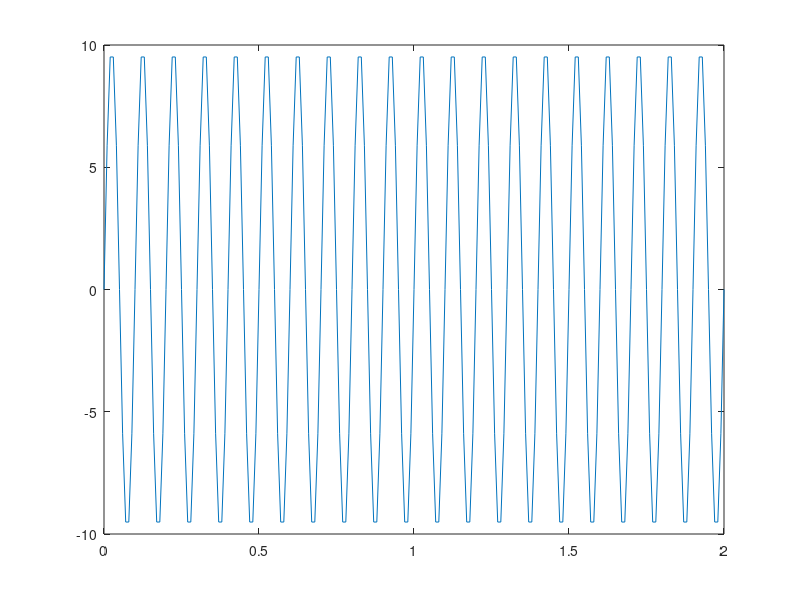
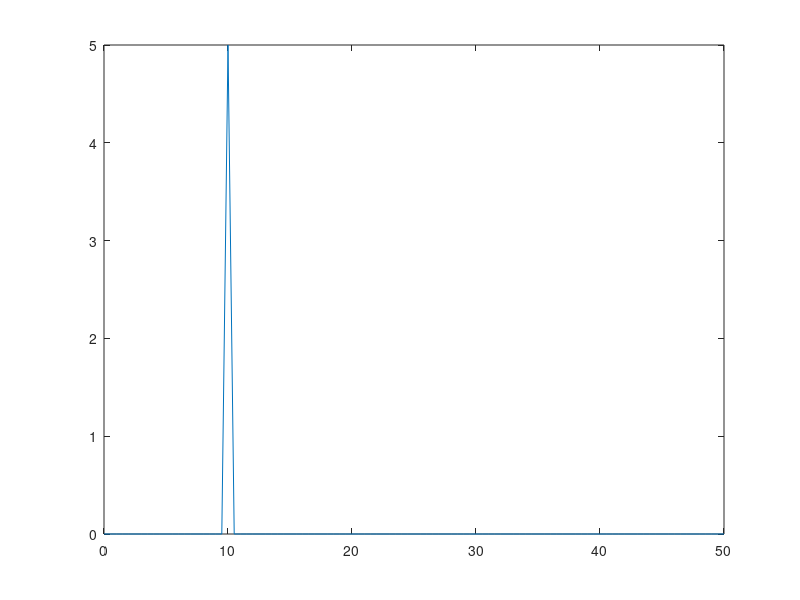

Recreate these plots in MATLAB, in order.
clear all
close all
clc

a=10
F=10
T=2
dt=0.01
t=0:dt:T
nt=length(t)
w=a*sin(2*pi*F*t)
figure
plot (t,w)
tt=t'
ww=w'

n=200;                  %frequency total discritation
Y = fft(w,n);           %FFT of w to n number
Fs=1/dt;                %Freq sampling
f = Fs*(0:(n/2))/n;     %Frequency array of one side
P = abs(Y/n);           %Frequency Amplitude
figure
plot(f,P(1:n/2+1))
